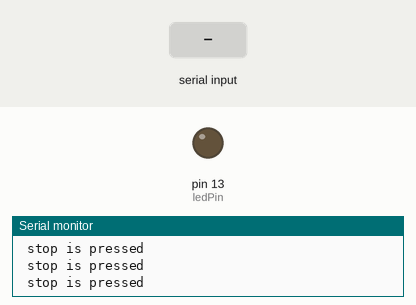
A sketch run on a simulated Arduino Uno, built with avr-gcc and run on an emulated ATmega328P. Shown: output pins drawn as LEDs (lit = HIGH), the last lines printed to the serial monitor. The test bench sets the inputs (shaded band).

Above: at 1.2 s.
1.3 s: "2" received over Serial
At 2.5 s:
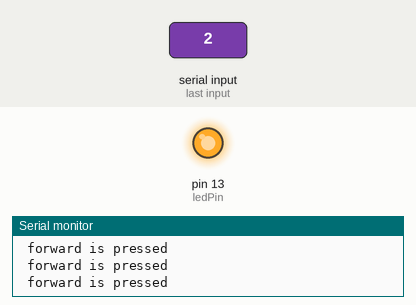
4.7 s: "1" received over Serial
At 5.7 s:
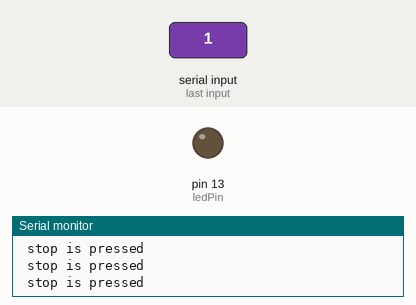
Timing chart, 0 to 7.7 s (numbered marks = the images above; inputs shaded):
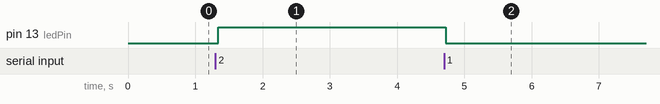

The sketch:

bluetooth.ino
```cpp
int ledPin = 13;
int statea = 0;
int flag = 0;

void setup() {
 pinMode(ledPin, OUTPUT);
 digitalWrite(ledPin, LOW);

 Serial.begin(9600); // Default connection rate for my BT module
}

void loop() {

 if(Serial.available() > 0){
 statea = Serial.read();
 }


  if(statea == '2'){
    forward();
  }
  else if (statea == '3'){
     backward();
  }


 else{
  stopa();
 }

}


void forward(){
   Serial.println(" forward is pressed");
   digitalWrite(13,HIGH);
}

void backward(){
   Serial.println("  backward is pressed");
}


void stopa(){
   Serial.println(" stop is pressed");
   digitalWrite(13,LOW);
}
```

Measured:
- after the input at 1.3 s, pin 13 (ledPin): LOW → HIGH at once
- after the input at 4.7 s, pin 13 (ledPin): HIGH → LOW at once
